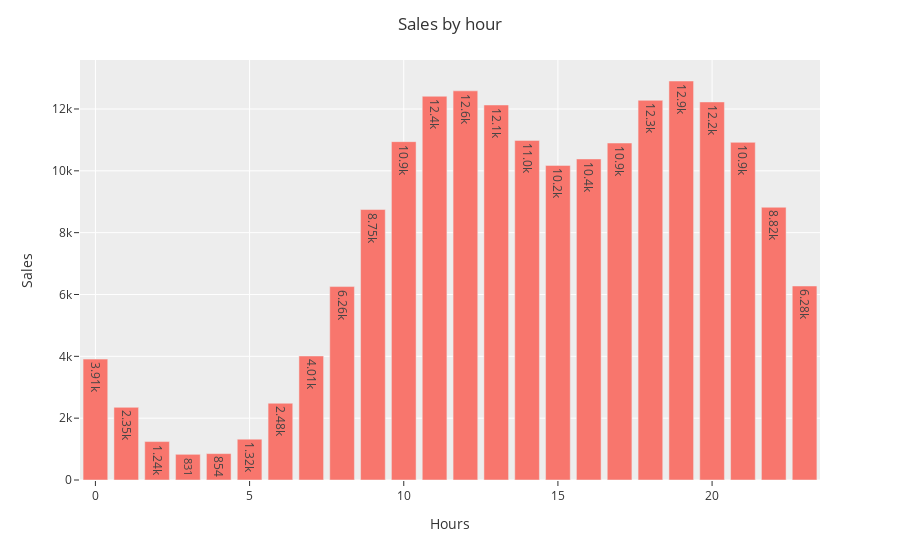

The code cell stored with this chart in its notebook:
### Code cell
# Groupping by hour and plotting the results

hour_grp =df.groupby('hour').count().reset_index()

fig_hour =px.bar(hour_grp,x='hour',y='sales',labels={'sales':'Sales','hour':'Hours'},
           text_auto='.3s',template='ggplot2'
           )

fig_hour.update_layout(
    title={
        'text': "Sales by hour",
        'x': 0.5,
        'xanchor': 'center'
    }
)

fig_hour.show()

### Figure 1 — Plotly figure (JSON) as saved in the notebook; plotly's stock layout.template omitted (floating-point values rounded to 4 significant figures)
{"data": [{"alignmentgroup": "True", "hovertemplate": "Hours=%{x}<br>Sales=%{y}<extra></extra>", "legendgroup": "", "marker": {"color": "#F8766D", "pattern": {"shape": ""}}, "name": "", "offsetgroup": "", "orientation": "v", "showlegend": false, "textposition": "auto", "texttemplate": "%{y:.3s}", "type": "bar", "x": [0, 1, 2, 3, 4, 5, 6, 7, 8, 9, 10, 11, 12, 13, 14, 15, 16, 17, 18, 19, 20, 21, 22, 23], "xaxis": "x", "y": [3910, 2350, 1243, 831, 854, 1321, 2482, 4011, 6256, 8748, 10944, 12411, 12587, 12129, 10984, 10175, 10384, 10899, 12280, 12905, 12228, 10921, 8822, 6275], "yaxis": "y"}], "layout": {"barmode": "relative", "legend": {"tracegroupgap": 0}, "margin": {"t": 60}, "title": {"text": "Sales by hour", "x": 0.5, "xanchor": "center"}, "xaxis": {"anchor": "y", "domain": [0, 1], "title": {"text": "Hours"}}, "yaxis": {"anchor": "x", "domain": [0, 1], "title": {"text": "Sales"}}}}
